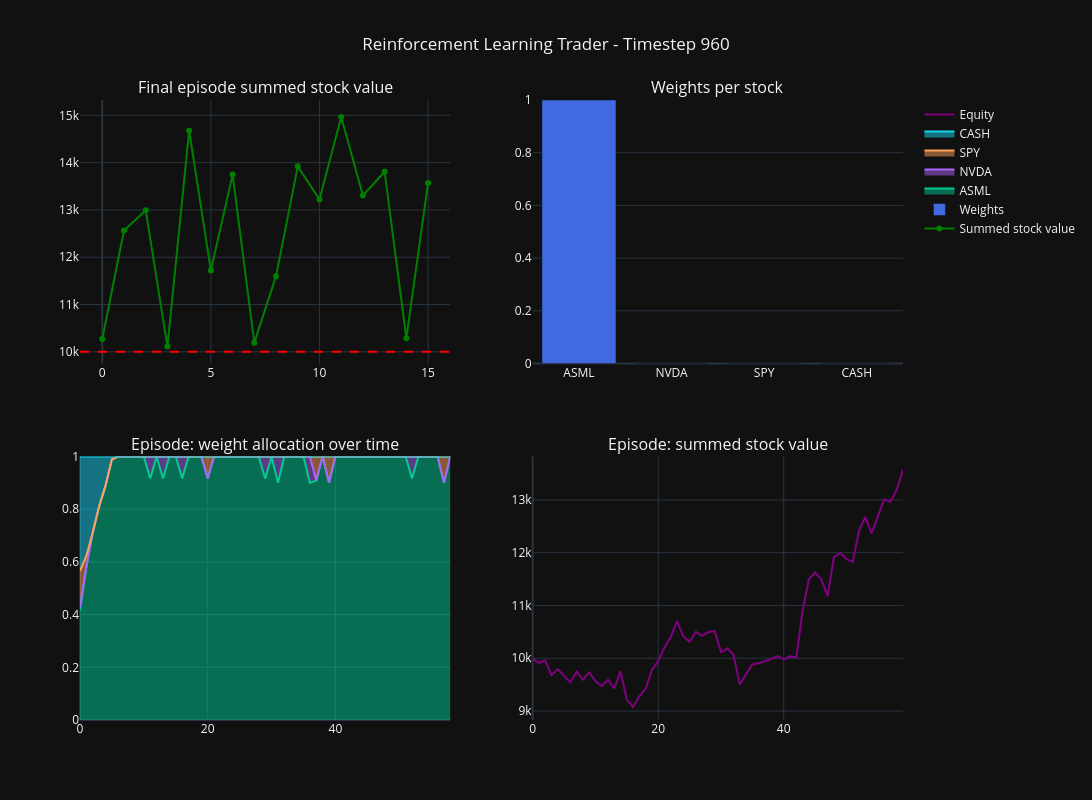

The cell this chart's notebook holds for it:
### Code cell
%load_ext autoreload
%autoreload 2

import numpy as np
from stable_baselines3 import SAC

from trader import LivePlotCallback, TraderEnvironment

total_timesteps = 1000
budget = np.float32(10000.0)

env = TraderEnvironment(
    env_data=env_data,
    budget=budget,
    max_step_size=np.float32(0.1),
    episode_length=60,
    global_features=4,
    history_length=10,
    fee_rate=np.float32(0.0005),
)
callback = LivePlotCallback(
    total_timesteps=total_timesteps, trader_environment=env, tickers=tickers
)

model = SAC(
    "MlpPolicy",
    env,
    verbose=0,
    device="cuda",
)

trained_model = model.learn(
    total_timesteps=total_timesteps, log_interval=4, callback=callback
)

### Figure 1 — Plotly figure (JSON) as saved in the notebook; plotly's stock layout.template omitted (floating-point values rounded to 4 significant figures)
{"data": [{"line": {"color": "green"}, "mode": "lines+markers", "name": "Summed stock value", "type": "scatter", "xaxis": "x", "y": [10270.0, 12570.0, 13000.0, 10110.0, 14680.0, 11720.0, 13750.0, 10190.0, 11600.0, 13920.0, 13220.0, 14970.0, 13310.0, 13810.0, 10290.0, 13570.0], "yaxis": "y"}, {"marker": {"color": "royalblue"}, "name": "Weights", "type": "bar", "x": ["ASML", "NVDA", "SPY", "CASH"], "xaxis": "x2", "y": [1.0, 0.0, 0.0, 0.0], "yaxis": "y2"}, {"hoverinfo": "x+y+name", "mode": "lines", "name": "ASML", "stackgroup": "one", "type": "scatter", "x": [0, 1, 2, 3, 4, 5, 6, 7, 8, 9, 10, 11, 12, 13, 14, 15, 16, 17, 18, 19, 20, 21, 22, 23, 24, 25, 26, 27, 28, 29, 30, 31, 32, 33, 34, 35, 36, 37, 38, 39, 40, 41, 42, 43, 44, 45, 46, 47, 48, 49, 50, 51, 52, 53, 54, 55, 56, 57, 58], "xaxis": "x3", "y": [0.4168, 0.5815, 0.7115, 0.8115, 0.8894, 0.9894, 1.0, 1.0, 1.0, 1.0, 1.0, 0.9167, 1.0, 0.9167, 1.0, 1.0, 0.9167, 1.0, 1.0, 1.0, 0.9167, 1.0, 1.0, 1.0, 1.0, 1.0, 1.0, 1.0, 1.0, 0.9167, 1.0, 0.9, 1.0, 1.0, 1.0, 1.0, 0.9, 0.9091, 1.0, 0.9, 1.0, 1.0, 1.0, 1.0, 1.0, 1.0, 1.0, 1.0, 1.0, 1.0, 1.0, 1.0, 0.9167, 1.0, 1.0, 1.0, 1.0, 0.9, 1.0], "yaxis": "y3"}, {"hoverinfo": "x+y+name", "mode": "lines", "name": "NVDA", "stackgroup": "one", "type": "scatter", "x": [0, 1, 2, 3, 4, 5, 6, 7, 8, 9, 10, 11, 12, 13, 14, 15, 16, 17, 18, 19, 20, 21, 22, 23, 24, 25, 26, 27, 28, 29, 30, 31, 32, 33, 34, 35, 36, 37, 38, 39, 40, 41, 42, 43, 44, 45, 46, 47, 48, 49, 50, 51, 52, 53, 54, 55, 56, 57, 58], "xaxis": "x3", "y": [0.0113, 0.0, 0.0, 0.0, 0.0, 0.0, 0.0, 0.0, 0.0, 0.0, 0.0, 0.08333, 0.0, 0.08333, 0.0, 0.0, 0.08333, 0.0, 0.0, 0.0, 0.0, 0.0, 0.0, 0.0, 0.0, 0.0, 0.0, 0.0, 0.0, 0.08333, 0.0, 0.1, 0.0, 0.0, 0.0, 0.0, 0.1, 1.01e-10, 0.0, 0.0, 0.0, 0.0, 0.0, 0.0, 0.0, 0.0, 0.0, 0.0, 0.0, 0.0, 0.0, 0.0, 0.08333, 0.0, 0.0, 0.0, 0.0, 0.0, 0.0], "yaxis": "y3"}, {"hoverinfo": "x+y+name", "mode": "lines", "name": "SPY", "stackgroup": "one", "type": "scatter", "x": [0, 1, 2, 3, 4, 5, 6, 7, 8, 9, 10, 11, 12, 13, 14, 15, 16, 17, 18, 19, 20, 21, 22, 23, 24, 25, 26, 27, 28, 29, 30, 31, 32, 33, 34, 35, 36, 37, 38, 39, 40, 41, 42, 43, 44, 45, 46, 47, 48, 49, 50, 51, 52, 53, 54, 55, 56, 57, 58], "xaxis": "x3", "y": [0.1374, 0.04214, 0.0, 0.0, 0.0, 0.0, 0.0, 0.0, 0.0, 0.0, 0.0, 0.0, 0.0, 0.0, 0.0, 0.0, 0.0, 0.0, 0.0, 0.0, 0.08333, 0.0, 0.0, 0.0, 0.0, 0.0, 0.0, 0.0, 0.0, 0.0, 0.0, 0.0, 0.0, 0.0, 0.0, 0.0, 0.0, 0.09091, 0.0, 0.1, 0.0, 0.0, 0.0, 0.0, 0.0, 0.0, 0.0, 0.0, 0.0, 0.0, 0.0, 0.0, 0.0, 0.0, 0.0, 0.0, 0.0, 0.1, 0.0], "yaxis": "y3"}, {"hoverinfo": "x+y+name", "mode": "lines", "name": "CASH", "stackgroup": "one", "type": "scatter", "x": [0, 1, 2, 3, 4, 5, 6, 7, 8, 9, 10, 11, 12, 13, 14, 15, 16, 17, 18, 19, 20, 21, 22, 23, 24, 25, 26, 27, 28, 29, 30, 31, 32, 33, 34, 35, 36, 37, 38, 39, 40, 41, 42, 43, 44, 45, 46, 47, 48, 49, 50, 51, 52, 53, 54, 55, 56, 57, 58], "xaxis": "x3", "y": [0.4345, 0.3764, 0.2885, 0.1885, 0.1106, 0.01065, 0.0, 0.0, 0.0, 0.0, 0.0, 0.0, 0.0, 0.0, 0.0, 0.0, 0.0, 0.0, 0.0, 0.0, 0.0, 0.0, 0.0, 0.0, 0.0, 0.0, 0.0, 0.0, 0.0, 0.0, 0.0, 0.0, 0.0, 0.0, 0.0, 0.0, 0.0, 0.0, 0.0, 0.0, 0.0, 0.0, 0.0, 0.0, 0.0, 0.0, 0.0, 0.0, 0.0, 0.0, 0.0, 0.0, 0.0, 0.0, 0.0, 0.0, 0.0, 0.0, 0.0], "yaxis": "y3"}, {"line": {"color": "purple"}, "mode": "lines", "name": "Equity", "type": "scatter", "xaxis": "x4", "y": [9999.0, 9911.0, 9960.0, 9681.0, 9794.0, 9658.0, 9543.0, 9747.0, 9593.0, 9732.0, 9568.0, 9470.0, 9592.0, 9431.0, 9761.0, 9213.0, 9081.0, 9279.0, 9423.0, 9778.0, 9945.0, 10210.0, 10400.0, 10700.0, 10410.0, 10310.0, 10500.0, 10420.0, 10500.0, 10510.0, 10120.0, 10180.0, 10070.0, 9504.0, 9699.0, 9883.0, 9905.0, 9949.0, 9983.0, 10040.0, 9978.0, 10040.0, 10010.0, 10890.0, 11490.0, 11620.0, 11500.0, 11180.0, 11920.0, 11990.0, 11880.0, 11820.0, 12420.0, 12670.0, 12370.0, 12690.0, 13010.0, 12960.0, 13190.0, 13570.0], "yaxis": "y4"}], "layout": {"annotations": [{"font": {"size": 16}, "showarrow": false, "text": "Final episode summed stock value", "x": 0.225, "xanchor": "center", "xref": "paper", "y": 1, "yanchor": "bottom", "yref": "paper"}, {"font": {"size": 16}, "showarrow": false, "text": "Weights per stock", "x": 0.775, "xanchor": "center", "xref": "paper", "y": 1, "yanchor": "bottom", "yref": "paper"}, {"font": {"size": 16}, "showarrow": false, "text": "Episode: weight allocation over time", "x": 0.225, "xanchor": "center", "xref": "paper", "y": 0.425, "yanchor": "bottom", "yref": "paper"}, {"font": {"size": 16}, "showarrow": false, "text": "Episode: summed stock value", "x": 0.775, "xanchor": "center", "xref": "paper", "y": 0.425, "yanchor": "bottom", "yref": "paper"}], "height": 800, "shapes": [{"line": {"color": "red", "dash": "dash"}, "type": "line", "x0": 0, "x1": 1, "xref": "x domain", "y0": 10000, "y1": 10000, "yref": "y"}], "showlegend": true, "title": {"text": "Reinforcement Learning Trader - Timestep 960", "x": 0.5}, "width": 1200, "xaxis": {"anchor": "y", "domain": [0, 0.45]}, "xaxis2": {"anchor": "y2", "domain": [0.55, 1]}, "xaxis3": {"anchor": "y3", "domain": [0, 0.45]}, "xaxis4": {"anchor": "y4", "domain": [0.55, 1]}, "yaxis": {"anchor": "x", "domain": [0.575, 1]}, "yaxis2": {"anchor": "x2", "domain": [0.575, 1], "range": [0, 1]}, "yaxis3": {"anchor": "x3", "domain": [0, 0.425], "range": [0, 1]}, "yaxis4": {"anchor": "x4", "domain": [0, 0.425]}}}
